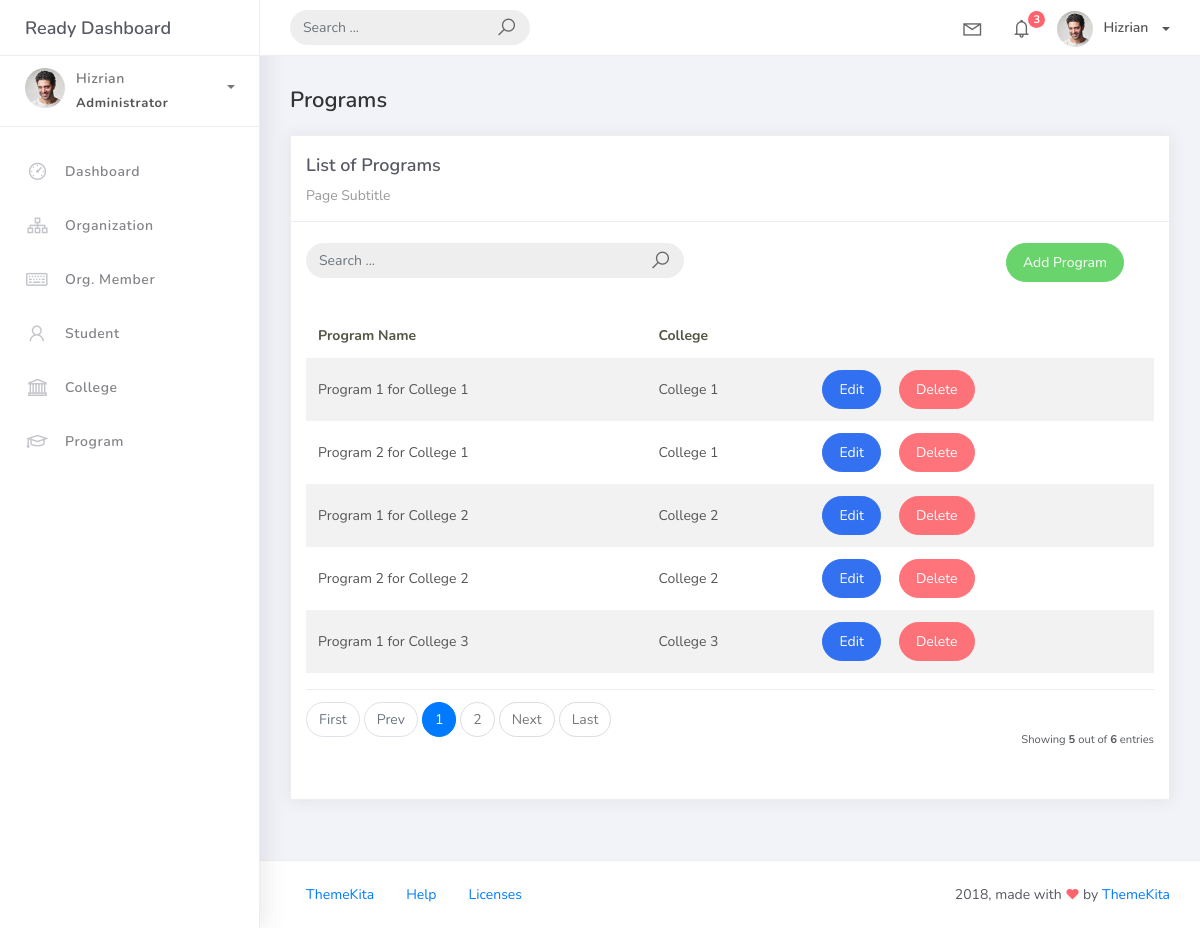
The page /program_list on the database its author committed.
### studentorg/models.py (models this page shows, shortened)
class BaseModel(models.Model):
    created_at = models.DateTimeField(auto_now_add=True, db_index=True)
    updated_at = models.DateTimeField(auto_now=True)
    class Meta:
        abstract = True

class Program(BaseModel):
    prog_name = models.CharField(max_length=150)
    college = models.ForeignKey(College, on_delete=models.CASCADE)

class College(BaseModel):
	college_name = models.CharField(max_length=150)
	def __str__(self):
		return self.college_name

### studentorg/views.py (the view)
# urls.py: path('program_list', ProgramList.as_view(), name='program-list'),
class ProgramList(ListView):
    model = Program
    context_object_name = 'program'
    template_name = 'program_list.html'
    paginate_by = 5

### templates/program_list.html (shortened to what this page needs)
{% extends 'base.html' %}
{% load static %}
{% block content %}
  <div class="content">
    <div class="container-fluid">
      <h4 class="page-title">Programs</h4>
      <div class="row">
        <div class="col-md-12">
          <div class="card">
            <div class="card-header">
              <div class="card-title">List of Programs</div>
              <div class="card-category">Page Subtitle</div>
            </div>
            <br />
                <div class="col-md-12 row">
                <div class="col-md-6">
                    <form class="navbar-left navbar-form nav-search mr-md-3" action="">
                    <div class="input-group">
                        <input type="text" placeholder="Search ..." class="form-control" />
                        <div class="input-group-append">
                        <span class="input-group-text">
                            <i class="la la-search search-icon"></i>
                        </span>
                        </div>
                    </div>
                    </form>
                </div>
                <div class="col-md-6">
                    <div class="pull-right">
                    <a href="{% url 'organization-add' %}" class="btn btn-success btn-rounded">Add Program</a>
                    </div>
                </div>
                </div>
            <div class="card-body">
              <table class="table table-striped mt-3">
                <thead>
                  <tr>
                    <th scope="col">Program Name</th>
                    <th scope="col">College</th>
                  </tr>
                </thead>
                <tbody>
                  {% for object in object_list %}
                    <tr>
                      <td>{{ object.prog_name }}</td>
                      <td>{{ object.college }}</td>
                      <td>
                        <a href="organization_list/{{ object.id }}" class="btn btn-primary btn-rounded">Edit</a>
                        <a href="organization_list/{{ object.id }}/delete" class="btn btn-danger btn-rounded">Delete</a>
                    </td>
                    </tr>
                    {% empty %}
                    <tr>
                      <td colspan="4" style="text-align: center">
                        <p class="text-sm font-weight-bold mb-0">No Records Found</p>
                      </td>
                    </tr>
                  {% endfor %}
                </tbody>
              </table>
              {% include 'includes/pagination.html' %}
            </div>
          </div>
        </div>
      </div>
    </div>
  </div>
{% endblock %}

### rows shown on the page
Program: prog_name "Program 1 for College 1", college "College 1"
Program: prog_name "Program 2 for College 1", college "College 1"
Program: prog_name "Program 1 for College 2", college "College 2"
Program: prog_name "Program 2 for College 2", college "College 2"
Program: prog_name "Program 1 for College 3", college "College 3"

### other values the page prints
{{ page_num }} "1"
{{ page_num }} "2"
{{ object_list.count }} "5"
{{ paginator.count }} "6"
